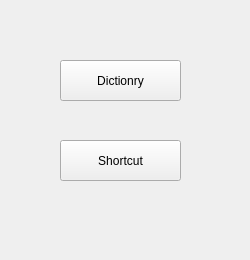
<?xml version="1.0" encoding="UTF-8"?>
<ui version="4.0">
 <class>MainWindow</class>
 <widget class="QMainWindow" name="MainWindow">
  <property name="geometry">
   <rect>
    <x>0</x>
    <y>0</y>
    <width>250</width>
    <height>260</height>
   </rect>
  </property>
  <property name="minimumSize">
   <size>
    <width>250</width>
    <height>260</height>
   </size>
  </property>
  <property name="maximumSize">
   <size>
    <width>250</width>
    <height>260</height>
   </size>
  </property>
  <property name="windowTitle">
   <string>MainWindow</string>
  </property>
  <widget class="QWidget" name="centralwidget">
   <widget class="QPushButton" name="pushButton">
    <property name="geometry">
     <rect>
      <x>60</x>
      <y>60</y>
      <width>121</width>
      <height>41</height>
     </rect>
    </property>
    <property name="text">
     <string>Dictionry</string>
    </property>
   </widget>
   <widget class="QPushButton" name="pushButton_2">
    <property name="geometry">
     <rect>
      <x>60</x>
      <y>140</y>
      <width>121</width>
      <height>41</height>
     </rect>
    </property>
    <property name="text">
     <string>Shortcut</string>
    </property>
   </widget>
  </widget>
 </widget>
 <resources/>
 <connections/>
</ui>
